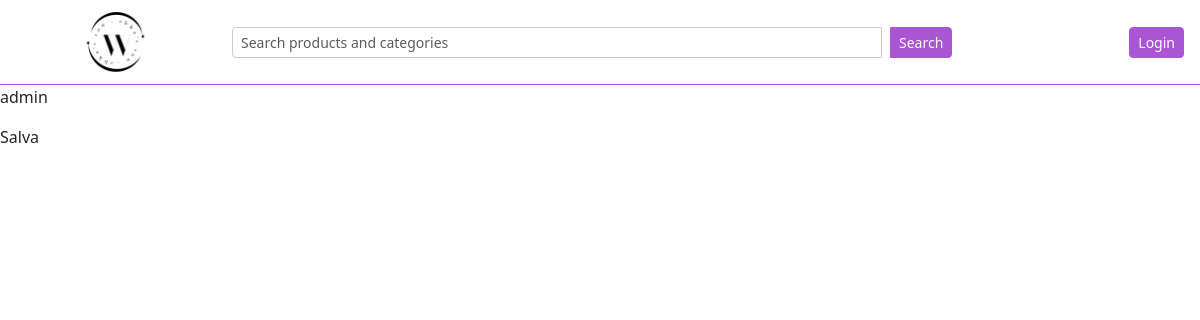
The page /adminlog/user_insight/ on the database as committed earlier.
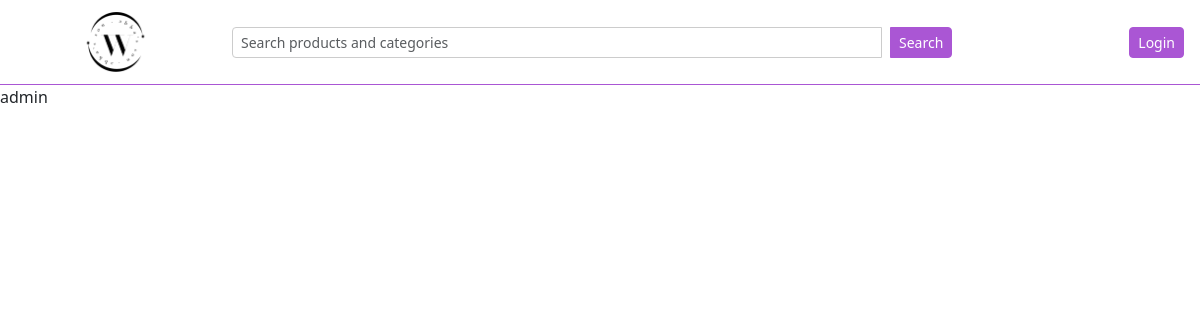
The same page on the database as committed later.
### user/models.py (models this page shows, shortened)
class CustomUser(AbstractUser):
    phone = PhoneNumberField(region='NG', blank=True, null=True) # type: ignore

### adminlog/views.py (the view)
# urls.py: path('user_insight/', views.user_insight, name='insight'),
def user_insight(request):
    user = get_user_model()
    all_users = user.objects.all()
    return render(request, 'user_check.html', {'user':all_users,})

### adminlog/templates/user_check.html (shortened to what this page needs)
{% extends "layout.html" %}
{% block content %}
    {% for user in user %}
        <p> {{user.username}} </p>
    {% endfor %}
{% endblock content %}

### templates/layout.html (shortened to what this page needs)
{% load static %}
<!DOCTYPE html>
<html lang="en">
<head>
    <link rel="stylesheet" href="{% static 'css/bootstrap.min.css' %}">
    <link rel="stylesheet" href="https://cdn.jsdelivr.net/npm/bootstrap-icons@1.11.3/font/bootstrap-icons.css">
</head>
<body>
    <div class="topbar d-flex justify-content-between align-items-center sticky-top">
        <a href='{% url "store:store" %}'><div class="logo-space"></div></a>
        <form class="d-flex flex-grow-1 mx-3" method="GET" action=" {% url 'search' %} ">
          <input name="q" class="form-control form-control-sm search-input" type="search" placeholder="Search products and categories" style="max-width: 650px;">
          <button class="btn btn-sm btn-primary-custom ms-2 search-button" type="submit">Search</button>
      </form>
        <div class="d-flex align-items-center ms-auto">
          {% if user.is_authenticated %}
              <a href="{% url 'user:profile' %}" class="text-dark me-3 text-decoration-none d-flex align-items-center">
                  <i class="bi bi-person nav-icon me-1"></i> Hi, {{ user.username|default:"User" }}
              </a>
              <a href="{% url 'order:cart' %}" class="text-dark me-3 text-decoration-none d-flex align-items-center">
                  <i class="bi bi-cart nav-icon me-1"></i> Cart
              </a>
              <form method="POST" action="{% url 'user:logout' %}" class="mb-0">
                  {% csrf_token %}
                  <button class="btn btn-sm btn-outline-danger me-topbar-custom">Logout</button>
              </form>
          {% else %}
              <a href="{% url 'user:login' %}" class="btn btn-sm btn-primary-custom">Login</a>
          {% endif %}
      </div>
    </div>
    <div class="container-fluid" style="padding-left: 0px; padding-right: 0px;">
        {% block content %}
        {% endblock %}
    </div>
</body>
</html>

Rows that differ between the two databases and show on the page:
removed CustomUser: username "Salva"
